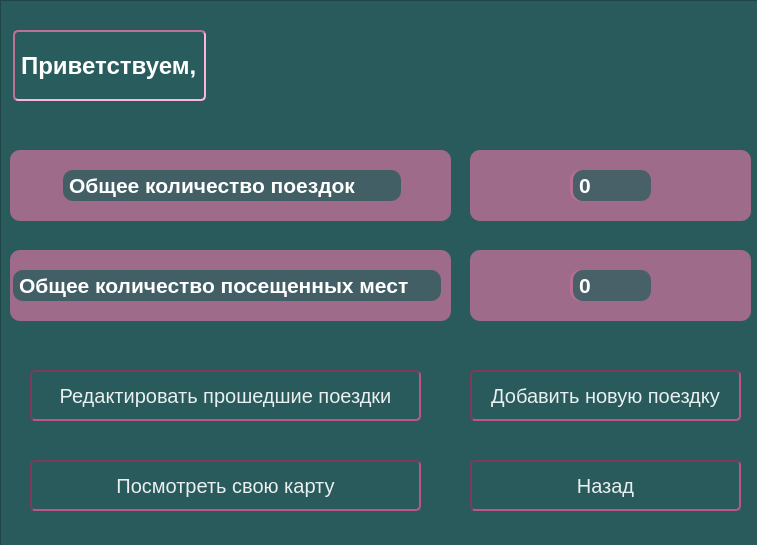
<?xml version="1.0" encoding="UTF-8"?>
<ui version="4.0">
 <class>Form</class>
 <widget class="QWidget" name="Form">
  <property name="geometry">
   <rect>
    <x>0</x>
    <y>0</y>
    <width>757</width>
    <height>545</height>
   </rect>
  </property>
  <property name="windowTitle">
   <string>Form</string>
  </property>
  <property name="styleSheet">
   <string notr="true">background-color: rgba(41, 92, 92, 200)</string>
  </property>
  <widget class="QPushButton" name="redact_last_button">
   <property name="geometry">
    <rect>
     <x>20</x>
     <y>370</y>
     <width>411</width>
     <height>51</height>
    </rect>
   </property>
   <property name="styleSheet">
    <string notr="true">QPushButton {
background-color: rgba(0,0, 0, 0);
border: 2px solid rgba(127, 57, 91, 255);
border-style: inset;
border-radius: 5px;
padding: 12px;
font-size: 15pt;
color: rgba(255, 255, 255, 230);
margin-left: 10px;
margin-right: 10px;
}

QPushButton:hover {
background-color: qconicalgradient(cx:0.431909, cy:1, angle:270.1, stop:0 rgba(0, 0, 0, 255), stop:0.39548 rgba(191, 112, 151, 100));
}</string>
   </property>
   <property name="text">
    <string>Редактировать прошедшие поездки</string>
   </property>
  </widget>
  <widget class="QPushButton" name="add_button">
   <property name="geometry">
    <rect>
     <x>460</x>
     <y>370</y>
     <width>291</width>
     <height>51</height>
    </rect>
   </property>
   <property name="styleSheet">
    <string notr="true">QPushButton {
background-color: rgba(0,0, 0, 0);
border: 2px solid rgba(127, 57, 91, 255);
border-style: inset;
border-radius: 5px;
padding: 12px;
font-size: 15pt;
color: rgba(255, 255, 255, 230);
margin-left: 10px;
margin-right: 10px;
}

QPushButton:hover {
background-color: qconicalgradient(cx:0.431909, cy:1, angle:270.1, stop:0 rgba(0, 0, 0, 255), stop:0.39548 rgba(191, 112, 151, 100));
}</string>
   </property>
   <property name="text">
    <string>Добавить новую поездку</string>
   </property>
  </widget>
  <widget class="QFrame" name="frame_2">
   <property name="geometry">
    <rect>
     <x>10</x>
     <y>150</y>
     <width>441</width>
     <height>71</height>
    </rect>
   </property>
   <property name="styleSheet">
    <string notr="true">background-color: rgba(191, 112, 151, 200);
border-radius: 10px;</string>
   </property>
   <property name="frameShape">
    <enum>QFrame::StyledPanel</enum>
   </property>
   <property name="frameShadow">
    <enum>QFrame::Raised</enum>
   </property>
   <widget class="QLabel" name="label_2">
    <property name="geometry">
     <rect>
      <x>50</x>
      <y>20</y>
      <width>341</width>
      <height>31</height>
     </rect>
    </property>
    <property name="styleSheet">
     <string notr="true">QLabel {
font-family: 'Arial' 'Optima';
font: bold;
font-size: 16pt;
color: rgba(255, 255, 255, 255);
margin-left: 3px;
background-color: rgba(41, 92, 92, 200);
}</string>
    </property>
    <property name="text">
     <string>Общее количество поездок</string>
    </property>
   </widget>
  </widget>
  <widget class="QFrame" name="frame_3">
   <property name="geometry">
    <rect>
     <x>10</x>
     <y>250</y>
     <width>441</width>
     <height>71</height>
    </rect>
   </property>
   <property name="styleSheet">
    <string notr="true">background-color: rgba(191, 112, 151, 200);
border-radius: 10px;</string>
   </property>
   <property name="frameShape">
    <enum>QFrame::StyledPanel</enum>
   </property>
   <property name="frameShadow">
    <enum>QFrame::Raised</enum>
   </property>
   <widget class="QLabel" name="label_3">
    <property name="geometry">
     <rect>
      <x>0</x>
      <y>20</y>
      <width>431</width>
      <height>31</height>
     </rect>
    </property>
    <property name="styleSheet">
     <string notr="true">QLabel {
font-family: 'Arial' 'Optima';
font: bold;
font-size: 16pt;
color: rgba(255, 255, 255, 255);
margin-left: 3px;
background-color: rgba(41, 92, 92, 200);
}</string>
    </property>
    <property name="text">
     <string>Общее количество посещенных мест</string>
    </property>
   </widget>
  </widget>
  <widget class="QFrame" name="frame_4">
   <property name="geometry">
    <rect>
     <x>470</x>
     <y>250</y>
     <width>281</width>
     <height>71</height>
    </rect>
   </property>
   <property name="styleSheet">
    <string notr="true">background-color: rgba(191, 112, 151, 200);
border-radius: 10px;</string>
   </property>
   <property name="frameShape">
    <enum>QFrame::StyledPanel</enum>
   </property>
   <property name="frameShadow">
    <enum>QFrame::Raised</enum>
   </property>
   <widget class="QWidget" name="gridLayoutWidget_2">
    <property name="geometry">
     <rect>
      <x>100</x>
      <y>20</y>
      <width>81</width>
      <height>31</height>
     </rect>
    </property>
    <layout class="QGridLayout" name="gridLayout_4">
     <item row="0" column="0">
      <widget class="QLabel" name="place_label">
       <property name="styleSheet">
        <string notr="true">QLabel {
font-family: 'Arial' 'Optima';
font: bold;
font-size: 16pt;
color: rgba(255, 255, 255, 255);
margin-left: 3px;
background-color: rgba(41, 92, 92, 200);
}</string>
       </property>
       <property name="text">
        <string>0</string>
       </property>
      </widget>
     </item>
    </layout>
   </widget>
  </widget>
  <widget class="QFrame" name="frame_5">
   <property name="geometry">
    <rect>
     <x>470</x>
     <y>150</y>
     <width>281</width>
     <height>71</height>
    </rect>
   </property>
   <property name="styleSheet">
    <string notr="true">background-color: rgba(191, 112, 151, 200);
border-radius: 10px;</string>
   </property>
   <property name="frameShape">
    <enum>QFrame::StyledPanel</enum>
   </property>
   <property name="frameShadow">
    <enum>QFrame::Raised</enum>
   </property>
   <widget class="QWidget" name="gridLayoutWidget_3">
    <property name="geometry">
     <rect>
      <x>100</x>
      <y>20</y>
      <width>81</width>
      <height>31</height>
     </rect>
    </property>
    <layout class="QGridLayout" name="gridLayout_6">
     <item row="0" column="0">
      <widget class="QLabel" name="travels_label">
       <property name="styleSheet">
        <string notr="true">QLabel {
font-family: 'Arial' 'Optima';
font: bold;
font-size: 16pt;
color: rgba(255, 255, 255, 255);
margin-left: 3px;
background-color: rgba(41, 92, 92, 200);
}</string>
       </property>
       <property name="text">
        <string>0</string>
       </property>
      </widget>
     </item>
    </layout>
   </widget>
  </widget>
  <widget class="QWidget" name="gridLayoutWidget">
   <property name="geometry">
    <rect>
     <x>10</x>
     <y>30</y>
     <width>741</width>
     <height>71</height>
    </rect>
   </property>
   <layout class="QGridLayout" name="gridLayout_3">
    <item row="1" column="0">
     <widget class="QLabel" name="label">
      <property name="styleSheet">
       <string notr="true">QLabel {
font-family: 'Arial' 'Optima';
font: bold;
font-size: 18pt;
color: rgba(255, 255, 255, 255);
margin-left: 3px;
background-color: rgba(41, 92, 92, 200);
border: 2px solid rgba(191, 112, 151 255);
border-style: inset;
border-radius: 5px;
}
</string>
      </property>
      <property name="text">
       <string>Приветствуем,</string>
      </property>
     </widget>
    </item>
    <item row="1" column="1">
     <spacer name="horizontalSpacer">
      <property name="orientation">
       <enum>Qt::Horizontal</enum>
      </property>
      <property name="sizeHint" stdset="0">
       <size>
        <width>40</width>
        <height>20</height>
       </size>
      </property>
     </spacer>
    </item>
   </layout>
   <zorder>horizontalSpacer</zorder>
   <zorder>label</zorder>
  </widget>
  <widget class="QFrame" name="frame">
   <property name="geometry">
    <rect>
     <x>0</x>
     <y>0</y>
     <width>761</width>
     <height>551</height>
    </rect>
   </property>
   <property name="styleSheet">
    <string notr="true">background-color: rgba(41, 90, 92, 255)</string>
   </property>
   <property name="frameShape">
    <enum>QFrame::StyledPanel</enum>
   </property>
   <property name="frameShadow">
    <enum>QFrame::Raised</enum>
   </property>
   <widget class="QPushButton" name="pushButton_3">
    <property name="geometry">
     <rect>
      <x>460</x>
      <y>460</y>
      <width>291</width>
      <height>51</height>
     </rect>
    </property>
    <property name="styleSheet">
     <string notr="true">QPushButton {
background-color: rgba(0,0, 0, 0);
border: 2px solid rgba(127, 57, 91, 255);
border-style: inset;
border-radius: 5px;
padding: 12px;
font-size: 15pt;
color: rgba(255, 255, 255, 230);
margin-left: 10px;
margin-right: 10px;
}

QPushButton:hover {
background-color: qconicalgradient(cx:0.431909, cy:1, angle:270.1, stop:0 rgba(0, 0, 0, 255), stop:0.39548 rgba(191, 112, 151, 100));
}</string>
    </property>
    <property name="text">
     <string>Назад</string>
    </property>
   </widget>
   <widget class="QPushButton" name="tomap">
    <property name="geometry">
     <rect>
      <x>20</x>
      <y>460</y>
      <width>411</width>
      <height>51</height>
     </rect>
    </property>
    <property name="styleSheet">
     <string notr="true">QPushButton {
background-color: rgba(0,0, 0, 0);
border: 2px solid rgba(127, 57, 91, 255);
border-style: inset;
border-radius: 5px;
padding: 12px;
font-size: 15pt;
color: rgba(255, 255, 255, 230);
margin-left: 10px;
margin-right: 10px;
}

QPushButton:hover {
background-color: qconicalgradient(cx:0.431909, cy:1, angle:270.1, stop:0 rgba(0, 0, 0, 255), stop:0.39548 rgba(191, 112, 151, 100));
}</string>
    </property>
    <property name="text">
     <string>Посмотреть свою карту</string>
    </property>
   </widget>
  </widget>
  <zorder>frame</zorder>
  <zorder>redact_last_button</zorder>
  <zorder>add_button</zorder>
  <zorder>frame_2</zorder>
  <zorder>frame_3</zorder>
  <zorder>frame_4</zorder>
  <zorder>frame_5</zorder>
  <zorder>gridLayoutWidget</zorder>
 </widget>
 <resources/>
 <connections/>
</ui>
